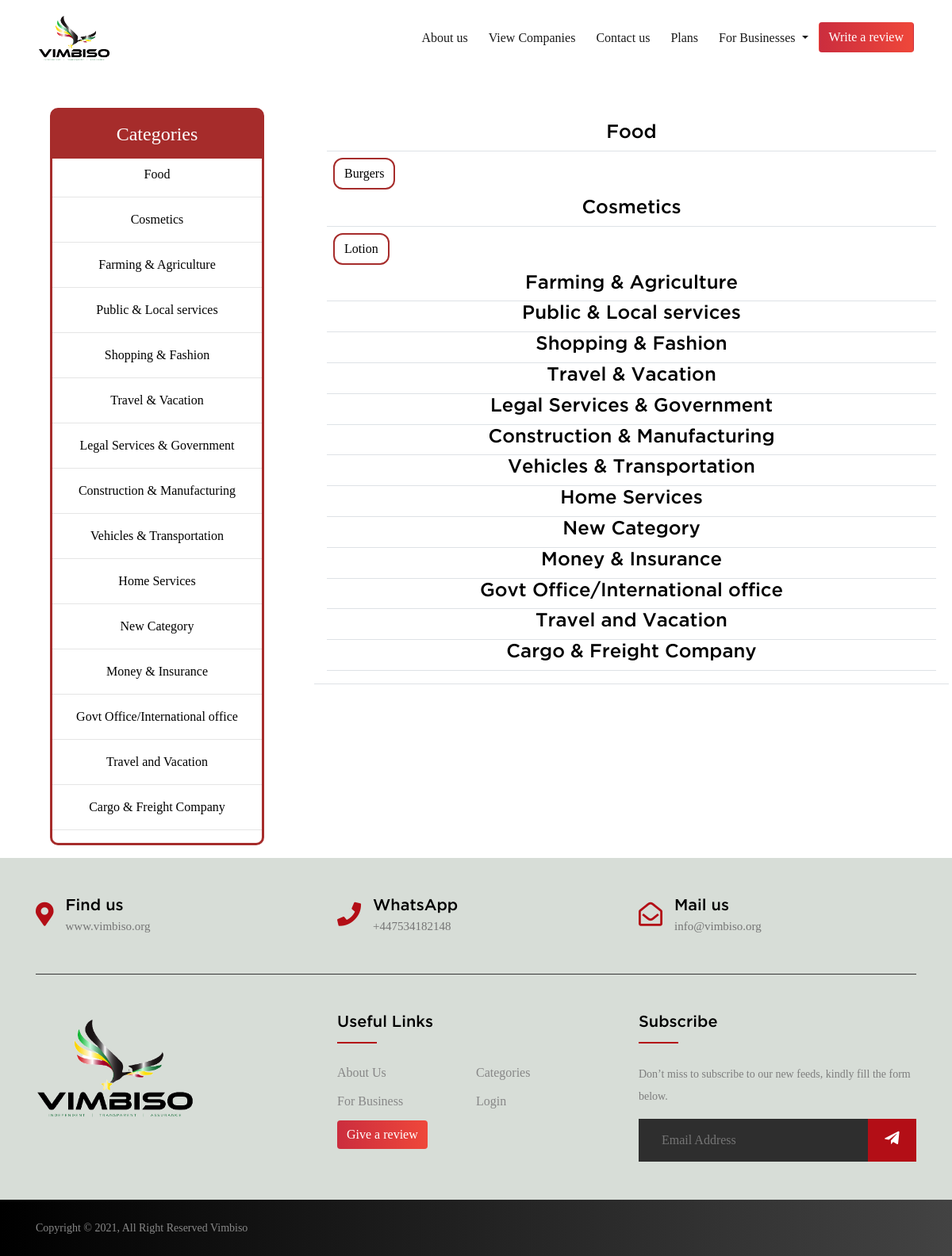
The page /categories/ (signed in) on the database its author committed.
### vimbiso/models.py (models this page shows, shortened)
class Category(MPTTModel):
    name = models.CharField(max_length=200,unique=True)
    parent = TreeForeignKey(
        'self',
        blank=True,
        null=True,
        related_name='child',
        on_delete=models.CASCADE
    )
    class Meta:
        verbose_name_plural = "categories"

### vimbiso/views.py (the view)
# urls.py: path('categories/', categories, name='categories'),
def categories(request):
    context = {}
    context['categories'] = Category.objects.all()
    return render(request,'vimbiso/categories.html',context)

### vimbiso/templates/vimbiso/categories.html (shortened to what this page needs)
{% extends 'vimbiso/base.html' %}
{% load static %}
{% block content %}
<div class="container-fluid m-0 p-0">
        <div class="d-flex pt-4 mt-3">
            <div class="align-items-start flex-column col-3 mb-3 bg-white ml-5" style="height: auto;">
                <div class="justiy-content-center text-center" style="border:3px solid var(--red);border-radius:10px">
                    <h4 class="p-3" style="background-color:var(--red);color:white">Categories</h4>
                    {% for c in categories %}
                        {% if not c.parent %}
                        <a href="{% url 'vimbiso:companies' c.id %}" style="text-decoration:none;color:black">{{c.name}}</a>
                        <hr>
                        {% endif %}
                    {% endfor %}
                </div>
            </div>
            <div class="align-items-end flex-column col-8 mb-3 bg-white ml-5" style="height: auto;">
                <div class="d-flex row p-3 border-bottom">
                    {% for c in categories %}
                        {% if not c.parent %}
                            <div class="d-flex justify-content-center col-12 align-items-center border-bottom">
                                <a href="{% url 'vimbiso:companies' c.id %}" style="text-decoration:none;color:black"><h4><strong>{{c.name}}</strong></h4></a>
                            </div>
                        {% else %}
                                <div class="col-lg-4 col-sm-4 p-2">
                                    <a class="text-center btn" href="{% url 'vimbiso:companies' c.id %}" style="text-decoration:none;color:black;border:2px solid var(--red);border-radius:12px">{{c.name}}</a>
                                </div>
                        {% endif %}
                    {% endfor %}
                </div>
            </div>
        </div>
    </div>
{% endblock content %}

### static/css/style.css (style rules this page uses)
:root { --red: #a62c2b; --green: #296e01; --yellow: #fdcc0d; }
body { font-family: 'gotham'; overflow-x: hidden; }
a, a:visited, a:hover { color: #1B3D81; text-decoration: none; }
:root { --star-size: 60px; --star-color: #fff; --star-background: #fc0; }

### rows shown on the page
Category: name "Food"
Category: name "Cosmetics"
Category: name "Farming & Agriculture"
Category: name "Public & Local services"
Category: name "Shopping & Fashion"
Category: name "Travel & Vacation"
Category: name "Legal Services & Government"
Category: name "Construction & Manufacturing"
Category: name "Vehicles & Transportation"
Category: name "Home Services"
Category: name "New Category"
Category: name "Money & Insurance"
Category: name "Govt Office/International office"
Category: name "Travel and Vacation"
Category: name "Cargo & Freight Company"
Category: name "Burgers"
Category: name "Lotion"
